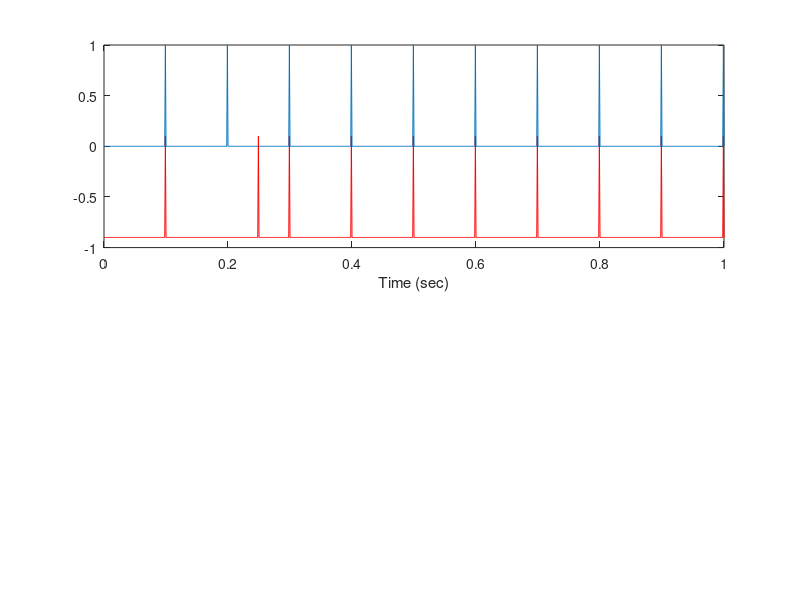

MATLAB code to generate this figure: (Note: this script raises an error after producing the figure.)

% https://people.ece.cornell.edu/land/PROJECTS/SpikeTrainAnalysis/index.html
%spike distance estimates
clear all

%make two trains
dt = .001;
tmax = 1;
t = 0:dt:tmax;
i = 1:length(t);

prob1 = .01;
prob2 = .01;

SpikeType = 6 ;

switch(SpikeType)
case 1
    %two poisson trains
    spiketrain1 = rand(size(t))<prob1;
    spiketrain2 = rand(size(t))<prob2;
case 2
    %identical trains
    spiketrain1 = (mod(i,100)==0 );
    spiketrain2 = spiketrain1;
case 3
    %offset trains
    spiketrain1 = (mod(i,100)==0 );
    spiketrain2 = (mod(i+5,100)==0 );
case 4
    %one extra spike trains
    spiketrain1 = (mod(i,100)==0 );
    spiketrain2 = spiketrain1;
    spiketrain2(250)=1;
case 5
    %one missing spike trains
    spiketrain1 = (mod(i,100)==0 );
    spiketrain2 = spiketrain1;
    spiketrain2(200)=0;
case 6
    %one moved spike trains
    spiketrain1 = (mod(i,100)==0 );
    spiketrain2 = spiketrain1;
    spiketrain2(200)=0;
    spiketrain2(250)=1;
case 7
    %dithered spike trains
    spiketrain1 = mod(i,150)==0 ;
    spiketrain2 = spiketrain1;
    iSpike2 = find(spiketrain2>0.5);
    iSpike2 = iSpike2 + fix(30*randn(size(iSpike2)));
    spiketrain2 = spiketrain2 * 0;
    spiketrain2(iSpike2) = 1;
case 8
    %dithered spike trains with one missing
    spiketrain1 = mod(i,150)==0 ;
    spiketrain2 = spiketrain1;
    spiketrain2(300) = 0;
    iSpike2 = find(spiketrain2>0.5);
    iSpike2 = iSpike2 + fix(30*randn(size(iSpike2)));
    spiketrain2 = spiketrain2 * 0;
    spiketrain2(iSpike2) = 1;
    
end

%compute times of spikes
tSpike1 = t(find(spiketrain1>0.5));
tSpike2 = t(find(spiketrain2>0.5));

%and plot the spikes
figure(1)
clf
pn=2;
subplot(pn,1,1)
plot(t,spiketrain1)
hold on
plot(t,spiketrain2-0.9,'r')
xlabel('Time (sec)');


%Compute the distances at different time scales
for s=1:18
    TimeScale(s) = .001 * 1.5^(s-1);
    
    %calc J.Victor distance
    cost = 1/TimeScale(s) ; %per Sec
    dVictor(s) = spkd(tSpike1,tSpike2,cost) ;
    
    %calc vanRossum dist
    %make dt depend on timescale
    tc = TimeScale(s) ; % Sec
    dt = tc/100 ;
    tk = 0:dt:2.5*tc;
    t = 0:dt:tmax;
    
    spiketrain1 = zeros(size(t));
    spiketrain2 = zeros(size(t));
    spiketrain1(fix(tSpike1/dt)) = 1;
    spiketrain2(fix(tSpike2/dt)) = 1;
    
    ekernel = exp(-tk/tc);
    cSpike1 = conv(ekernel,spiketrain1);
    cSpike2 = conv(ekernel,spiketrain2);
    dRossum(s) =  2*dt/tc * sum((cSpike1-cSpike2).^2) ;
end

subplot(pn,1,2)
semilogx(TimeScale,dVictor)
hold on
semilogx(TimeScale,dRossum,'r')
xlabel('Time scale (sec)')
ylabel('Distance')
legend('Victor Dist','Rossum Dist')


